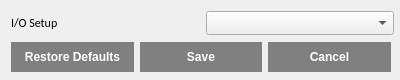
<?xml version="1.0" encoding="UTF-8"?>
<ui version="4.0">
 <class>io_select_Dialog</class>
 <widget class="QDialog" name="io_select_Dialog">
  <property name="enabled">
   <bool>true</bool>
  </property>
  <property name="geometry">
   <rect>
    <x>0</x>
    <y>0</y>
    <width>400</width>
    <height>80</height>
   </rect>
  </property>
  <property name="sizePolicy">
   <sizepolicy hsizetype="Fixed" vsizetype="Fixed">
    <horstretch>0</horstretch>
    <verstretch>0</verstretch>
   </sizepolicy>
  </property>
  <property name="minimumSize">
   <size>
    <width>400</width>
    <height>80</height>
   </size>
  </property>
  <property name="maximumSize">
   <size>
    <width>400</width>
    <height>80</height>
   </size>
  </property>
  <property name="font">
   <font>
    <family>Calibri</family>
   </font>
  </property>
  <property name="windowTitle">
   <string>Dialog</string>
  </property>
  <property name="sizeGripEnabled">
   <bool>false</bool>
  </property>
  <property name="modal">
   <bool>false</bool>
  </property>
  <widget class="QWidget" name="layoutWidget">
   <property name="geometry">
    <rect>
     <x>11</x>
     <y>10</y>
     <width>383</width>
     <height>65</height>
    </rect>
   </property>
   <layout class="QVBoxLayout" name="verticalLayout">
    <item>
     <layout class="QHBoxLayout" name="horizontalLayout">
      <item>
       <widget class="QLabel" name="label_1">
        <property name="font">
         <font>
          <family>Calibri</family>
          <pointsize>9</pointsize>
          <weight>50</weight>
          <bold>false</bold>
         </font>
        </property>
        <property name="layoutDirection">
         <enum>Qt::LeftToRight</enum>
        </property>
        <property name="frameShadow">
         <enum>QFrame::Plain</enum>
        </property>
        <property name="text">
         <string>I/O Setup</string>
        </property>
        <property name="textFormat">
         <enum>Qt::AutoText</enum>
        </property>
        <property name="scaledContents">
         <bool>false</bool>
        </property>
        <property name="wordWrap">
         <bool>false</bool>
        </property>
       </widget>
      </item>
      <item>
       <widget class="QComboBox" name="comboBox">
        <property name="font">
         <font>
          <family>Calibri</family>
         </font>
        </property>
        <property name="styleSheet">
         <string notr="true">QComboBox QAbstractItemView
{
     border: 1px solid rgb(161,161,161);
}

QComboBox QAbstractItemView::item
{
    height: 24px;
}

QComboBox QAbstractItemView::item:selected
{	
    background-color: rgba(54, 98, 180);
}</string>
        </property>
       </widget>
      </item>
     </layout>
    </item>
    <item>
     <widget class="QDialogButtonBox" name="buttonBox">
      <property name="minimumSize">
       <size>
        <width>380</width>
        <height>30</height>
       </size>
      </property>
      <property name="maximumSize">
       <size>
        <width>380</width>
        <height>30</height>
       </size>
      </property>
      <property name="font">
       <font>
        <family>Calibri</family>
        <pointsize>10</pointsize>
        <weight>75</weight>
        <italic>false</italic>
        <bold>true</bold>
        <underline>false</underline>
        <strikeout>false</strikeout>
        <kerning>true</kerning>
       </font>
      </property>
      <property name="autoFillBackground">
       <bool>false</bool>
      </property>
      <property name="styleSheet">
       <string notr="true">QDialogButtonBox {
    button-layout: 0;
}

QPushButton{
	font: 75 9pt &quot;Calibri&quot;;
	font-weight: bold;
    background: gray;
    color: white;

	border-radius: 0px;
    
	width: 120px;
	height: 20px;
    padding: 5px;
}

QPushButton:disabled {
	background:  #595959;
	color: gray;
}

QPushButton:enabled {
    background: gray;
    color: white;
}

QPushButton:hover {
	background: gray;
	color: black;
}

QPushButton:pressed {
	background: lightgray;
	color: black;
	border-width: 3px;
	border-style: solid;
	border-color: gray;
}
</string>
      </property>
      <property name="orientation">
       <enum>Qt::Horizontal</enum>
      </property>
      <property name="standardButtons">
       <set>QDialogButtonBox::Cancel|QDialogButtonBox::RestoreDefaults|QDialogButtonBox::Save</set>
      </property>
      <property name="centerButtons">
       <bool>true</bool>
      </property>
     </widget>
    </item>
   </layout>
  </widget>
 </widget>
 <resources/>
 <connections>
  <connection>
   <sender>buttonBox</sender>
   <signal>rejected()</signal>
   <receiver>io_select_Dialog</receiver>
   <slot>reject()</slot>
   <hints>
    <hint type="sourcelabel">
     <x>179</x>
     <y>76</y>
    </hint>
    <hint type="destinationlabel">
     <x>179</x>
     <y>49</y>
    </hint>
   </hints>
  </connection>
  <connection>
   <sender>buttonBox</sender>
   <signal>accepted()</signal>
   <receiver>io_select_Dialog</receiver>
   <slot>accept()</slot>
   <hints>
    <hint type="sourcelabel">
     <x>179</x>
     <y>76</y>
    </hint>
    <hint type="destinationlabel">
     <x>179</x>
     <y>49</y>
    </hint>
   </hints>
  </connection>
 </connections>
</ui>
